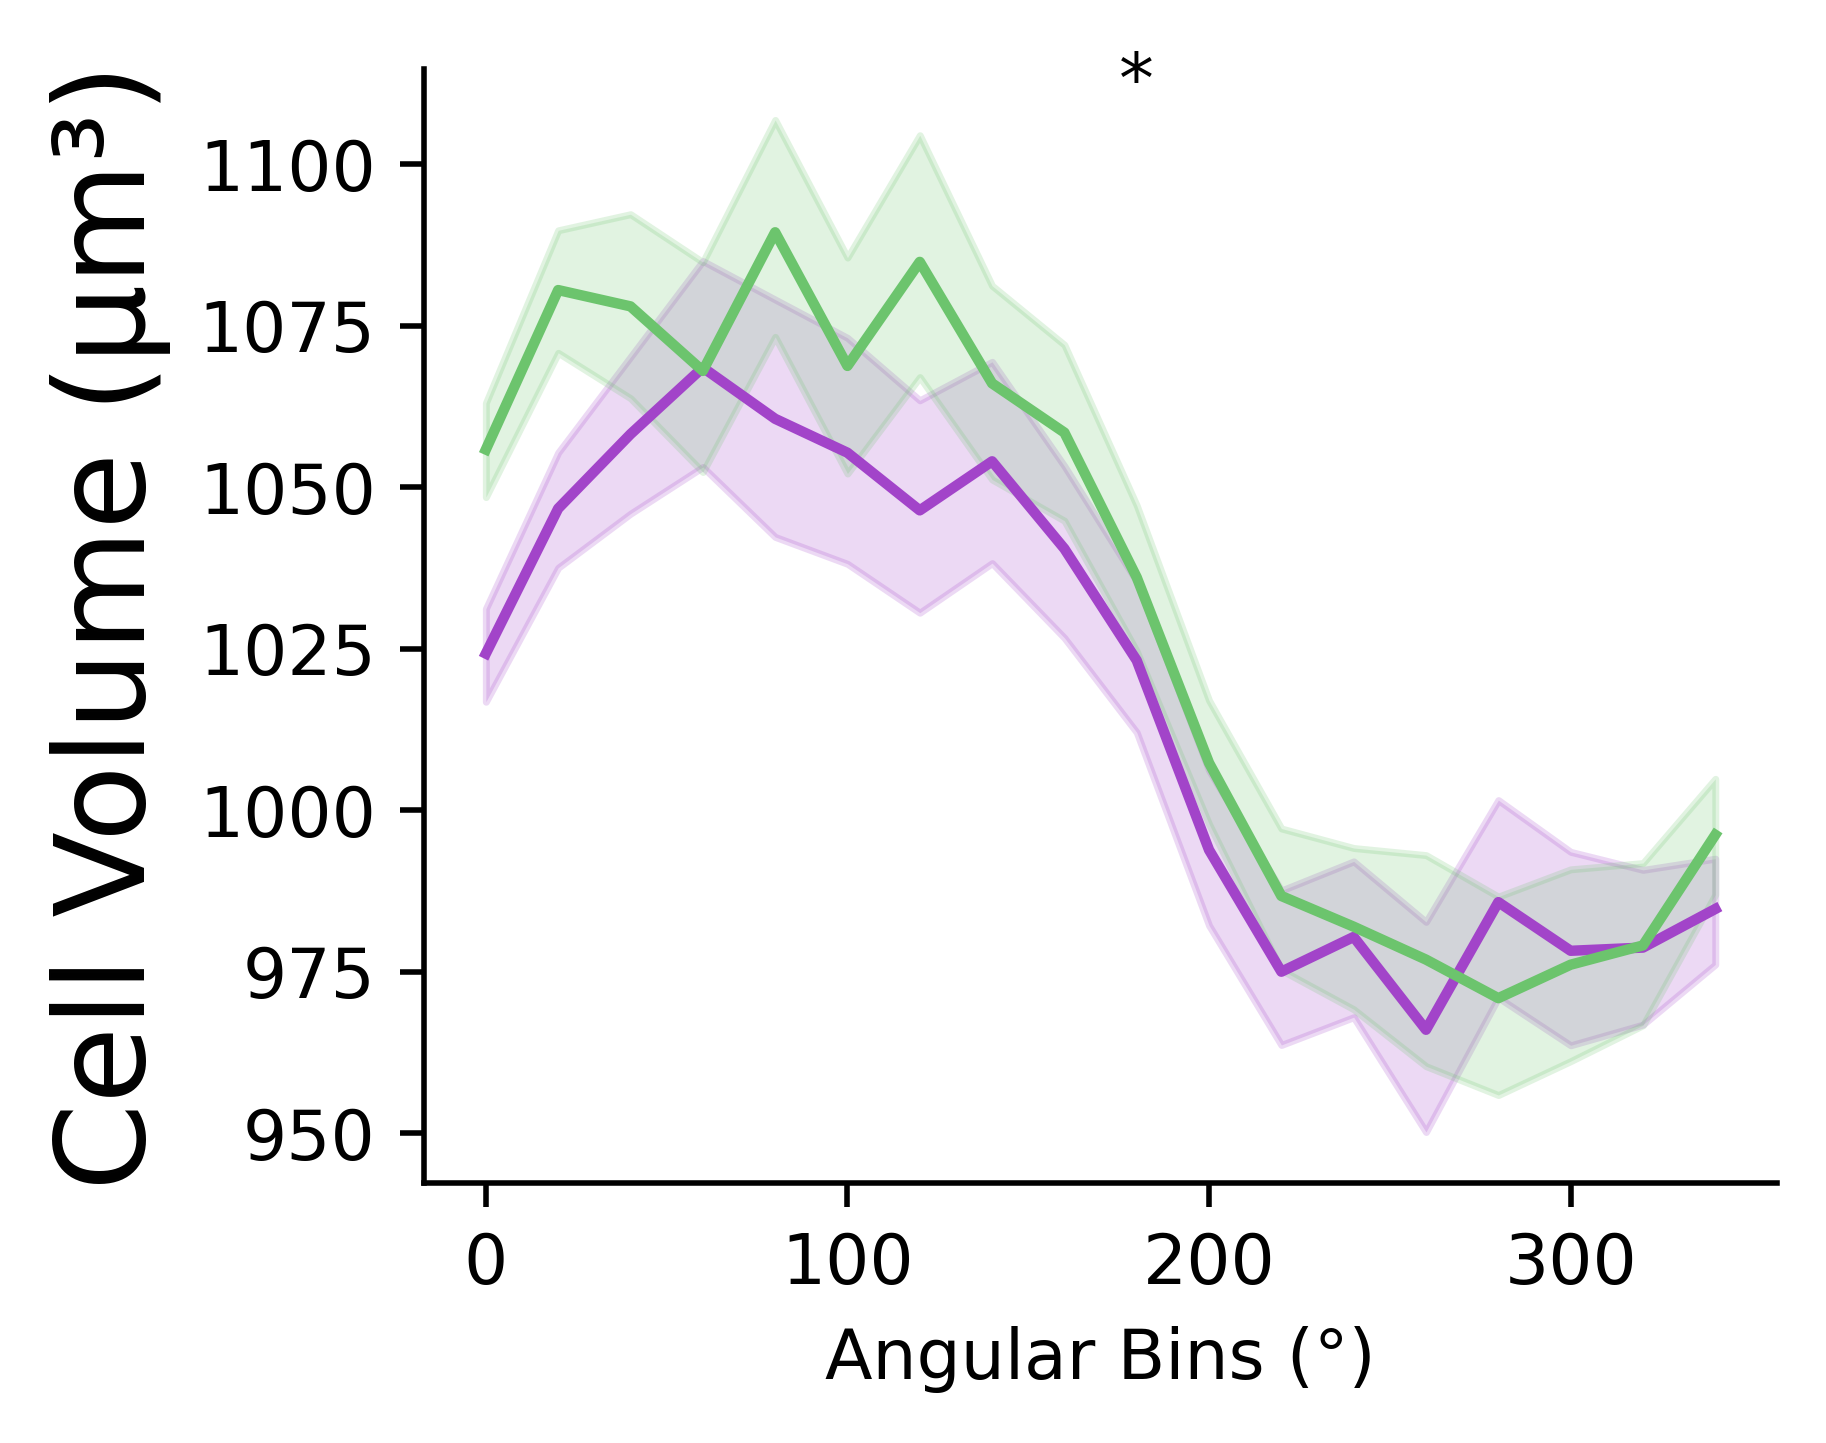

The script that drew this image:
# -*- coding: utf-8 -*-
"""
Created on Thu Feb 13 21:00:29 2025

@author: Aaron
"""



import pandas as pd
import numpy as np
from statsmodels.stats.multitest import multipletests
import statsmodels.api as sm 
from statsmodels.formula.api import ols 
from CustomFunctions import linear_cycle_utils, utils, DetailedBalance
import matplotlib.pyplot as plt
import seaborn as sns
import os
import multiprocessing


#get directories and open separated datasets

treatments = ['Random','Galvanotaxis']
time_interval = 10 #sec/frame


#get directories and open separated datasets
basedir = 'E:/Aaron/Combined_37C_Confocal_PCA_s5/'
datadir = basedir + 'Data_and_Figs/'
savedir = basedir + 'galv/'
FullFrame = pd.read_csv(datadir + 'All_Data_with_CGPS_bins.csv', index_col=0)
nbins = np.max(FullFrame[[x for x in FullFrame.columns.to_list() if 'bin' in x]].to_numpy())
#open the centers of the binned PCs
centers = pd.read_csv(datadir+'PC_bin_centers.csv', index_col=0)
#limit data to the galv experiments
TotalFrame = FullFrame[FullFrame.Treatment.isin(treatments)].copy()
TotalFrame.loc[:,'Treatment'] = pd.Categorical(TotalFrame.Treatment.to_list(), categories=treatments, ordered=True)

origin = [7, 7]
whichpcs = [1,7]
binrange = 20
direction = 'clockwise'
zerostart = 'left'



angframe = linear_cycle_utils.linearize_cycle_continuous(
            TotalFrame, 
            centers,
            origin, 
            whichpcs,
            zerostart,
            direction,)

angframe =  linear_cycle_utils.bin_angular_coord(
        angframe,
        whichpcs,
        binrange,
        )


#### calculate protrusion and retraction speeds
prsplist = []
for i, cells in angframe.groupby('CellID'):
    cells, runs = utils.get_consecutive_timepoints(cells, 'time', time_interval)
    for r in runs:
        tempcell = cells.iloc[r]
        tempcell.loc[:,'protrusion_speed'] = tempcell.LengthAlongTrajectoryFront.diff()
        tempcell.loc[:,'retraction_speed'] = abs(tempcell.LengthAlongTrajectoryRear).diff()
        prsplist.append(tempcell)
angframe = pd.concat(prsplist).reset_index(drop=True)



##### open aer and cf on the raw CGPS transitions
allaers = pd.read_csv(savedir + f'PC{whichpcs[0]}-PC{whichpcs[1]}_raw_transition_aer_cf.csv', index_col = 0)
#merge aer and cf info
angframe = angframe.merge(allaers[['aer','angular_velocity','cell']],left_on='cell',right_on='cell')



########### only include columns of interest
includelist = ['Treatment','Cell_Volume','Volume_Front_Ratio','Cell_SurfaceArea','Cell_Sphericity','Cell_Aspect_Ratio',
               'LengthAlongTrajectory','LengthAlongTrajectoryFront','LengthAlongTrajectoryRear','WidthAlongTrajectory',
               'speed','directional_autocorrelation','PC1','PC2','PC3','PC4','PC5','PC6','PC7','PC8',
               'PC1_PC7_Continuous_Angular_Bins','protrusion_speed','retraction_speed','Turn_Angle']#,,'angular_velocity']


#iterate through remaining columns and do two-way anova with treatment and cycle
reslist = []
for col in includelist:
    if col not in  ['PC1_PC7_Continuous_Angular_Bins','Treatment']:
        tempframe = angframe[['PC1_PC7_Continuous_Angular_Bins','Treatment', col]].dropna().reset_index(drop=True)
        model = ols(f'{col} ~ C(Treatment) + C(PC1_PC7_Continuous_Angular_Bins) + C(Treatment):C(PC1_PC7_Continuous_Angular_Bins)', 
                    data=tempframe).fit() 
        result = sm.stats.anova_lm(model, type=2)
        result['Factor'] = [col]*len(result)
        reslist.append(result)
pvdf = pd.concat(reslist)
pvdf = pvdf[pvdf.index=='C(Treatment):C(PC1_PC7_Continuous_Angular_Bins)'].reset_index(drop=True)
reject, pvcorr = multipletests(pvdf['PR(>F)'],method='fdr_bh')[:2]
sigframe = pvdf.iloc[reject]
siglist = sigframe.Factor.to_list()



fig, ax = plt.subplots(figsize=(3.75,3))#CoRo, CoRo, figsize=(3.5*CoRo,3*CoRo))#, sharex=True)
#set color palette
colorlist = ['#a244c9','#6cc46d']
sns.set_palette(palette=colorlist)

sns.lineplot(data = angframe, x=f'PC{whichpcs[0]}_PC{whichpcs[1]}_Continuous_Angular_Bins', 
             y = siglist[0], hue ='Treatment', #palette = colorlist, 
             ax = ax)
ax.set_ylabel('Cell Volume (µm³)', fontsize = 18)
ax.set_xlabel('Angular Bins (°)')
ax.legend_ = None

#remove the upper and right spines
ax.spines['top'].set_visible(False)
ax.spines['right'].set_visible(False)

#add significance stars with adjusted p values
pv = pvcorr[pvdf[pvdf.Factor==siglist[0]].index]
if pv < 0.001:
    stars = '***'
elif pv < 0.01:
    stars = '**'
elif pv < 0.05:
    stars = '*'
else:
    stars = 'n.s.'
ymin,ymax = ax.get_ylim()
ax.text(180, ymax-(ymax-ymin)*0.03, stars, fontsize = 10, ha = 'center')


plt.tight_layout()



plt.savefig(__file__.split('.')[0] + '.png', dpi = 500, bbox_inches='tight')





fig, ax = plt.subplots(figsize=(3.75,3))#CoRo, CoRo, figsize=(3.5*CoRo,3*CoRo))#, sharex=True)

sns.lineplot(data = angframe, x=f'PC{whichpcs[0]}_PC{whichpcs[1]}_Continuous_Angular_Bins', 
             y = siglist[1], hue ='Treatment', #palette = colorlist, 
             ax = ax)
ax.set_ylabel(siglist[1], fontsize = 18)
ax.set_xlabel('Angular Bins (°)')
ax.legend_ = None

#remove the upper and right spines
ax.spines['top'].set_visible(False)
ax.spines['right'].set_visible(False)

#add significance stars with adjusted p values
pv = pvcorr[pvdf[pvdf.Factor==siglist[0]].index]
if pv < 0.001:
    stars = '***'
elif pv < 0.01:
    stars = '**'
elif pv < 0.05:
    stars = '*'
else:
    stars = 'n.s.'
ymin,ymax = ax.get_ylim()
ax.text(180, ymax-(ymax-ymin)*0.03, stars, fontsize = 10, ha = 'center')


plt.tight_layout()



plt.savefig(__file__.split('.')[0] + '_extras.png', dpi = 500, bbox_inches='tight')
